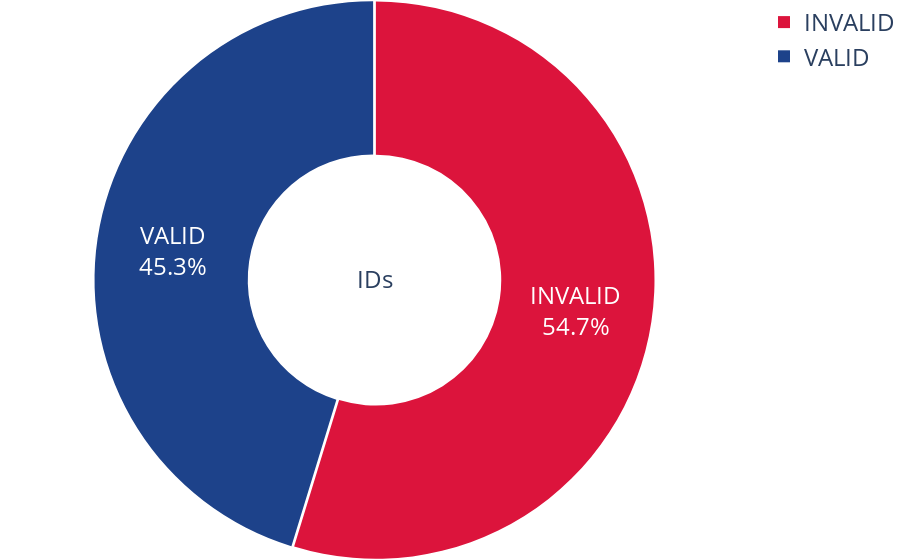

Notebook source saved alongside this figure:
### Markdown cell above
## IDs

### Code cell
#################################### IDS ###################################################
values = [invalid_ids, valid_ids]

#donut
# (1) create pie chart figure
fig = go.Figure(data=[go.Pie(
                                labels=labels, 
                                values=values, 
                                hole=.45, 
                                pull=0.005, 
                                title='IDs', 
                                marker_colors=colors)
                    ])

# (2) add text for different parts of the chart
fig.update_traces(text=labels) 

# (3) style the chart: font, title and size of chart
fig.update_layout(
                    font={'size': 24},
#                     title={'text': '<b>IDs</b>', 'font': {'size': 24}},
                    title={'font': {'size': 24}},
                    margin=dict(t=0, b=0, l=0, r=0)
                    )

fig.show()

# (4) download image, saves in downloads folder by default
offline.plot(fig, image = 'png', image_filename='ids-donut_{}'.format(date))

time.sleep(5)

### Figure 1 — Plotly figure (JSON) as saved in the notebook; plotly's stock layout.template omitted (floating-point values rounded to 4 significant figures)
{"data": [{"hole": 0.45, "labels": ["INVALID", "VALID"], "marker": {"colors": ["crimson", "rgb(29,66,138)"]}, "pull": 0.005, "text": ["INVALID", "VALID"], "title": {"text": "IDs"}, "type": "pie", "values": [65022, 53765]}], "layout": {"font": {"size": 24}, "margin": {"b": 0, "l": 0, "r": 0, "t": 0}, "title": {"font": {"size": 24}}}}
